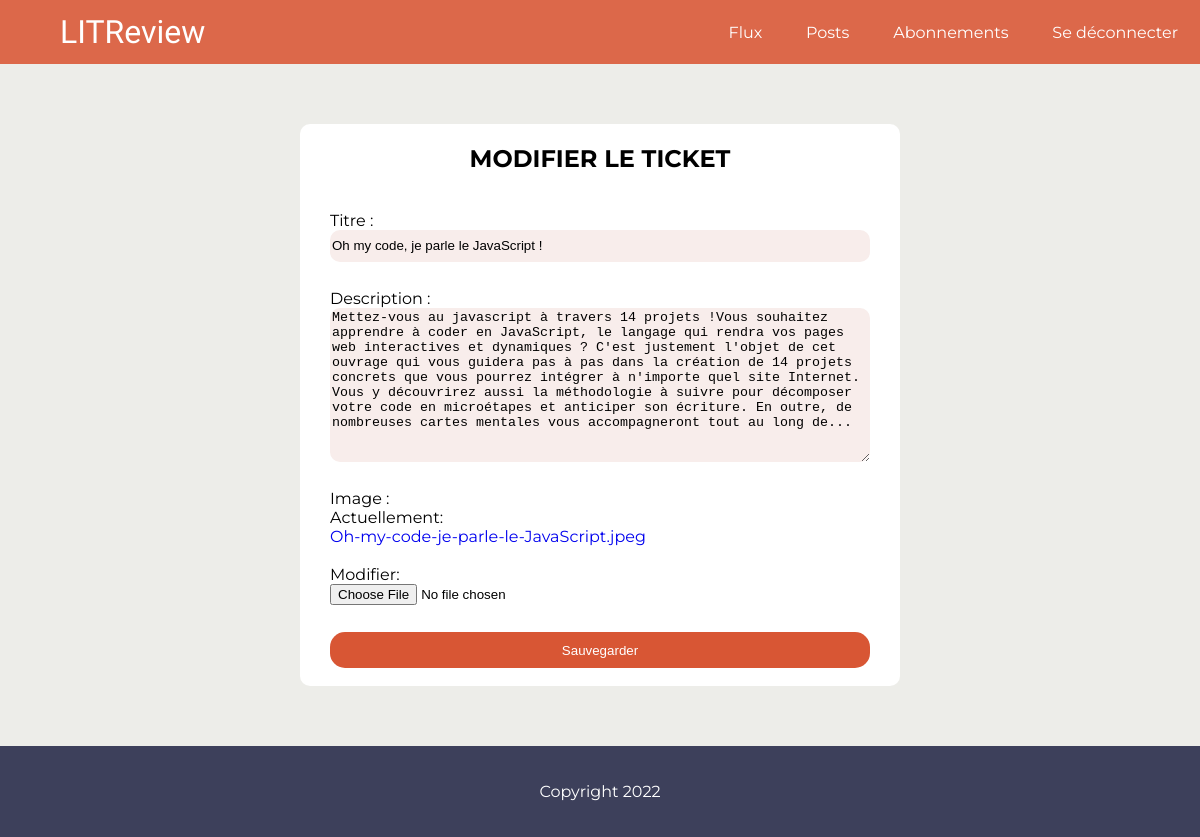
The page /ticket/26/update/ (signed in) on the database its author committed.
### appreview/models.py (models this page shows, shortened)
class Ticket(models.Model):
    title = models.CharField(max_length=128)
    description = models.TextField(max_length=2048, blank=True)
    user = models.ForeignKey(to=settings.AUTH_USER_MODEL, on_delete=models.CASCADE)
    image = models.ImageField()
    time_created = models.DateTimeField(auto_now_add=True)
    IMAGE_MAX_SIZE = (200, 200)

### appreview/views.py (the view, shortened to what this page needs)
# urls.py: path("ticket/<int:ticket_id>/update/", appreview.views.update_ticket,
@login_required
def update_ticket(request, ticket_id):
    ticket = get_object_or_404(Ticket, id=ticket_id)
    edit_form = TicketForm(instance=ticket)
    context = {
        "edit_form": edit_form,
    }
    return render(request, "appreview/update-ticket.html", context=context)

### appreview/forms.py
class TicketForm(forms.ModelForm):
    title = forms.CharField(label="Titre")
    class Meta:
        model = Ticket
        exclude = ('user',)

### appreview/templates/appreview/update-ticket.html (shortened to what this page needs)
{% extends 'base.html' %}
{% load static %}
{% block content %}
	<section class="form">
		<div class="form-box">
			<h1>MODIFIER LE TICKET</h1>
			<form method="post" enctype="multipart/form-data">
				<div class="item">
					{{ edit_form.title.label_tag }}
					{{ edit_form.title }}
				</div>
				<div class="item">
					{{ edit_form.description.label_tag }}
					{{ edit_form.description }}
				</div>
				<div class="item">
					{{ edit_form.image.label_tag }}
					{{ edit_form.image }}
				</div>
				<input type="submit" value="Sauvegarder">
			</form>
		</div>
	</section>
{% endblock %}

### static/sass/main.css (style rules this page uses)
html { scroll-behavior: smooth; }
body { font-family: "Montserrat", "Roboto", "Titillium Web", sans-serif; display: flex; flex-direction: column; margin: 0; }
a { text-decoration: none; }
section.form { background-color: #edede9; }
section.form .form-box { display: flex; flex-direction: column; align-items: center; width: 50%; background-color: white; border-radius: 10px; margin: 5% auto; }
section.form .form-box form { margin: 3% 0; display: flex; flex-direction: column; width: 90%; }
section.form .form-box form .item { display: flex; flex-direction: column; margin-bottom: 5%; }
section.form .form-box form .item input[type=text], section.form .form-box form .item input[type=email], section.form .form-box form .item input[type=password] { border-radius: 10px; border: none; background-color: #f8edeb; height: 30px; }
section.form .form-box form .item textarea { border-radius: 10px; border: none; background-color: #f8edeb; }
section.form .form-box form input[type=submit] { background-color: #d85634; border-radius: 15px; padding: 2%; color: white; display: flex; justify-content: center; align-items: center; border: none; }

### rows shown on the page
Ticket: title "Oh my code, je parle le JavaScript !", description "Mettez-vous au javascript à travers 14 projets !Vous souhaitez apprendre à coder en JavaScript, le langage qui rendra vos pages web interactives et dynamiques ? C'est justement l'objet de cet ouvrage qui vous guidera pas à pas dans la création de 14 projets concrets que vous pourrez intégrer à n'importe quel site Internet. Vous y découvrirez aussi la méthodologie à suivre pour décomposer votre code en microétapes et anticiper son écriture. En outre, de nombreuses cartes mentales vous accompagneront tout au long de..."

### other values the page prints
{{ edit_form.title.label_tag }} "Titre :"
{{ edit_form.description.label_tag }} "Description :"
{{ edit_form.image.label_tag }} "Image :"
